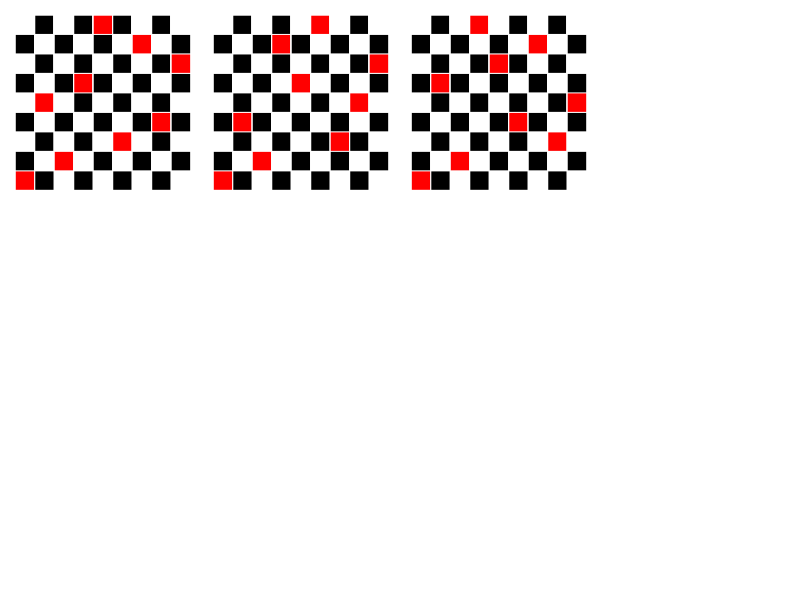

Write the R code that produced this figure.
#Vyrobte práve 3 riešenia pre šachovnicu 9x9, zvyšné negenerujte.

N=9 
limit=3
counter=0

board =matrix(rep(0,N*N),nrow=N, ncol=N,byrow = TRUE)

isSafe<-function(board, row, col) { 
  for(i in 1:col) 
    if (board[row,i]==1) return(FALSE)
  
  i = row
  j = col
  while(i >= 1 && j >= 1) {
    if (board[i,j]) return(FALSE)
    i=i-1
    j=j-1
  }

  i = row
  j = col
  while(j >= 1 && i <= N) {
    if (board[i,j]) return(FALSE)
    i=i+1
    j=j-1
  }

  return(TRUE)
} 

solveNQUtil<-function(board, col) { 
  if (col > N) {
    counter <<- counter + 1

    plot(1:(N+1), 1:(N+1), type = "n", asp=1,axes = FALSE,xlab="",ylab="",main=NULL)
    for (i in 1:N) {
      col <- if (i %% 2) rep(c("white", "black"),length.out=N)
             else rep(c("black", "white"),length.out=N)
      col[which(board[i,]==1)]="red"
      rect(i, 1:(N+1), i+1, N+1, col = col, border = "white")
    }

    return()
  }
 
  if (counter == limit) return (TRUE)

  for (i in 1:N) { 
    if(isSafe(board, i, col)) { 
      board[i,col] = 1 
            
      solveNQUtil(board, col + 1)       
      board[i,col] = 0
    } 
  } 
} 

op <- par(mar = rep(0, 4))
par(op)
par(mfrow=c(3,4),oma = rep(0,4) + 0.3,
  mar = rep(0,4) + 0.3)
solveNQUtil(board, 1)
    